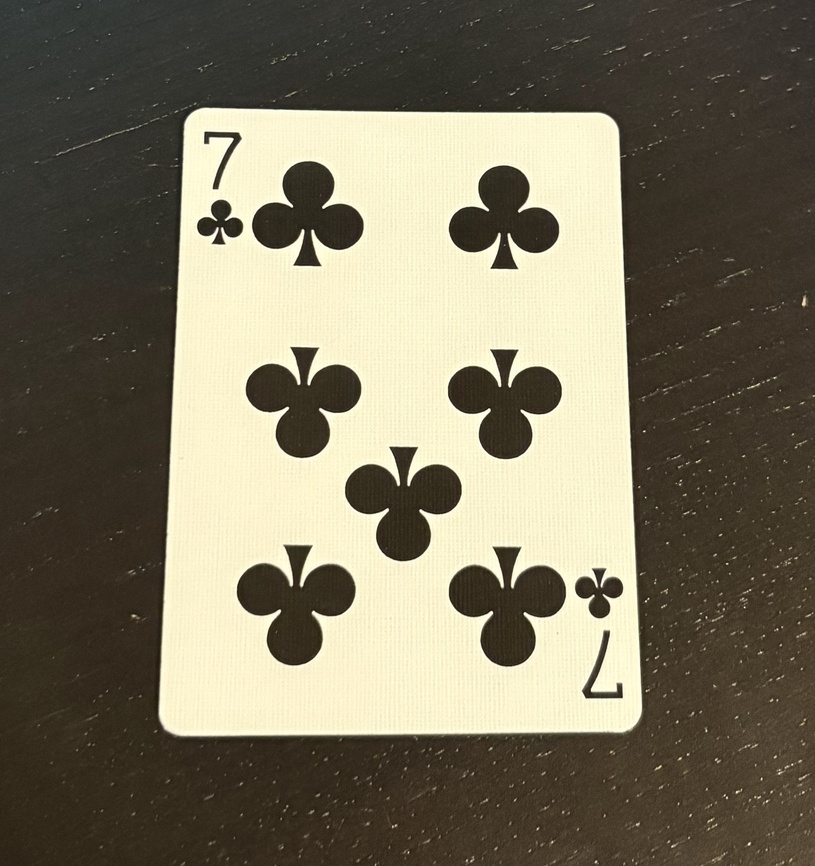
#> input picture src/data_generation/7c.jpg, 815 x 866 px, shrunk from 1940 x 2061 before the run
$ python rotation_test.py
#> lines starting #> are read from the running program, lines starting #| are printed output that depends on the picture; long printed decimals are rounded
import cv2
import numpy as np

# Load image
img = cv2.imread("7c.jpg")
#> img is the input picture: shape (866, 815, 3); mean B, G, R 95.2, 114.9, 121.6
if img is None: exit("Image not found")
h, w = img.shape[:2]  # 2061, 1940
#> h = 866; w = 815

# Original bounding box
class_id, x_cent, y_cent, box_w, box_h = 0, 0.49921875, 0.4859375, 0.57421875, 0.7265625

# Random rotation angle
theta = np.random.uniform(-30, 30)
center = (w // 2, h // 2)
#> center = (407, 433)
M = cv2.getRotationMatrix2D(center, theta, 1.0)

# Rotate image
rotated_img = cv2.warpAffine(img, M, (w, h))
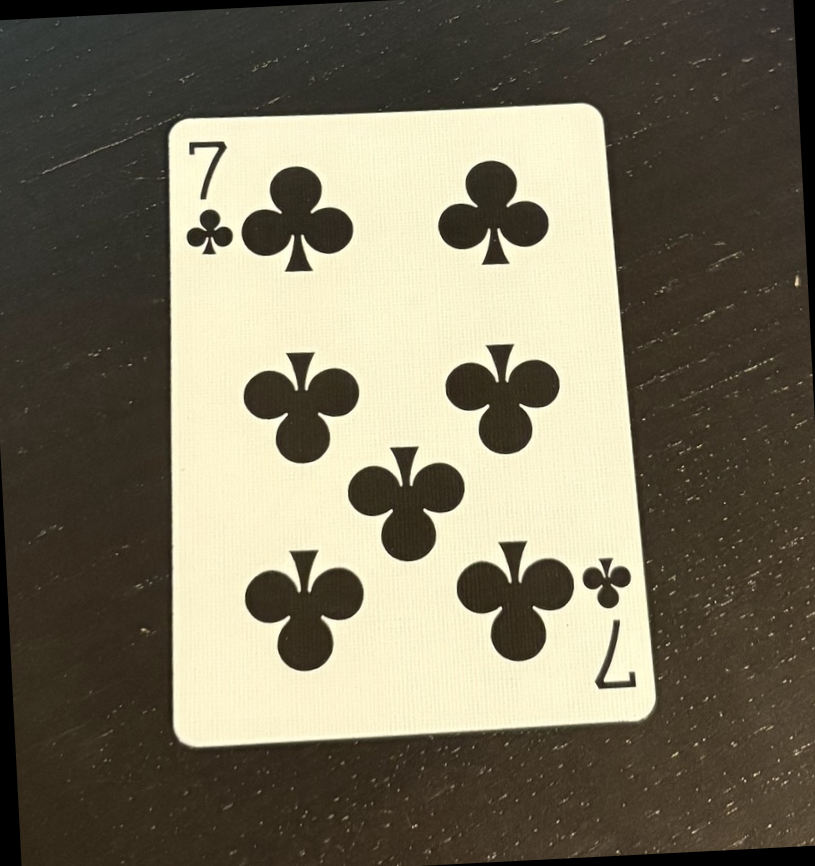
#> rotated_img: shape (866, 815, 3); mean B, G, R 94.1, 113.6, 120.1

# Rotate bounding box center
x_cent_px = x_cent * w
#> x_cent_px = 406.9
y_cent_px = y_cent * h
#> y_cent_px = 420.8
center_point = np.array([x_cent_px, y_cent_px, 1])
#> center_point = [406.9, 420.8, 1]
new_center = M.dot(center_point)
#> new_center = [406.2, 420.8]
new_x_cent = new_center[0] / w
#> new_x_cent = 0.498
new_y_cent = new_center[1] / h
#> new_y_cent = 0.486

# New bounding box
new_label = f"{class_id} {new_x_cent} {new_y_cent} {box_w} {box_h}"

# Save and print
cv2.imwrite("rotated_test.jpg", rotated_img)
print(f"Theta: {theta}")
print(f"New coords: {new_label}")
#| New coords: 0 0.4985 0.486 0.5742 0.7266

$ run again, with src/data_generation/bg.jpg copied over src/data_generation/7c.jpg
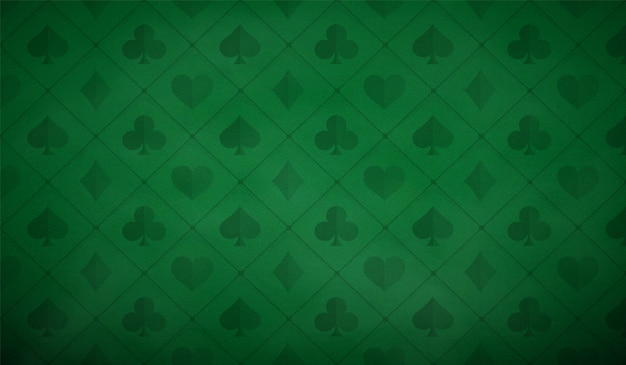
#> input picture src/data_generation/bg.jpg, 626 x 365 px
#> img is the input picture: shape (365, 626, 3); mean B, G, R 40.4, 88.7, 10.2
#> `rotated_img = cv2.warpAffine(img, M, (w, h))`:
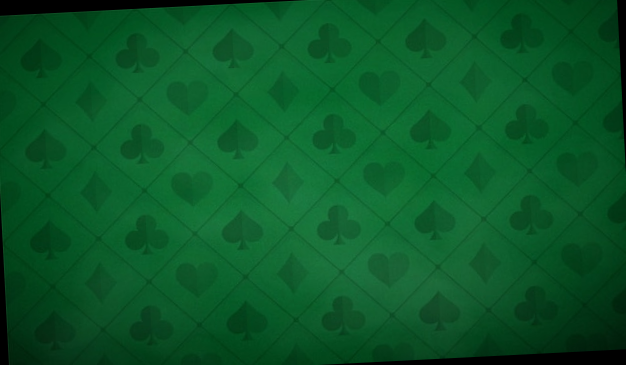
#> rotated_img: shape (365, 626, 3); mean B, G, R 39.7, 87.1, 10.1
#| New coords: 0 0.4988 0.486 0.5742 0.7266
